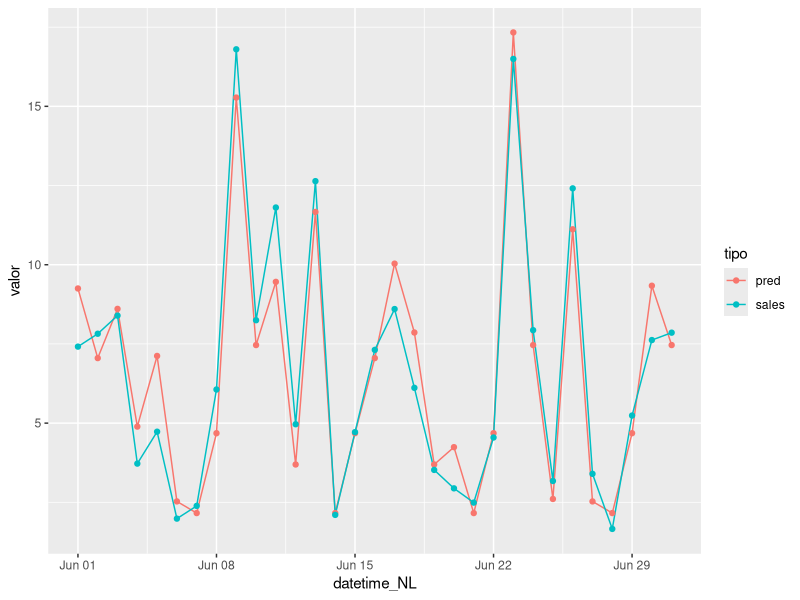
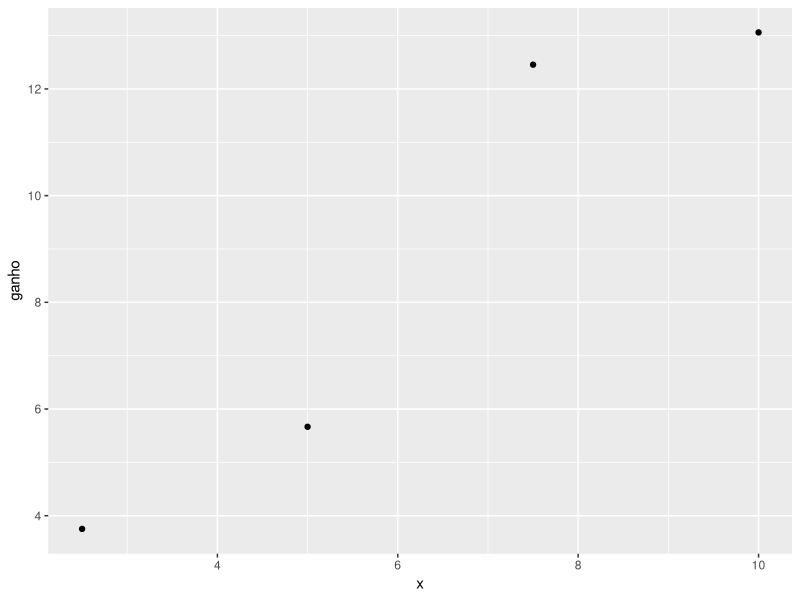
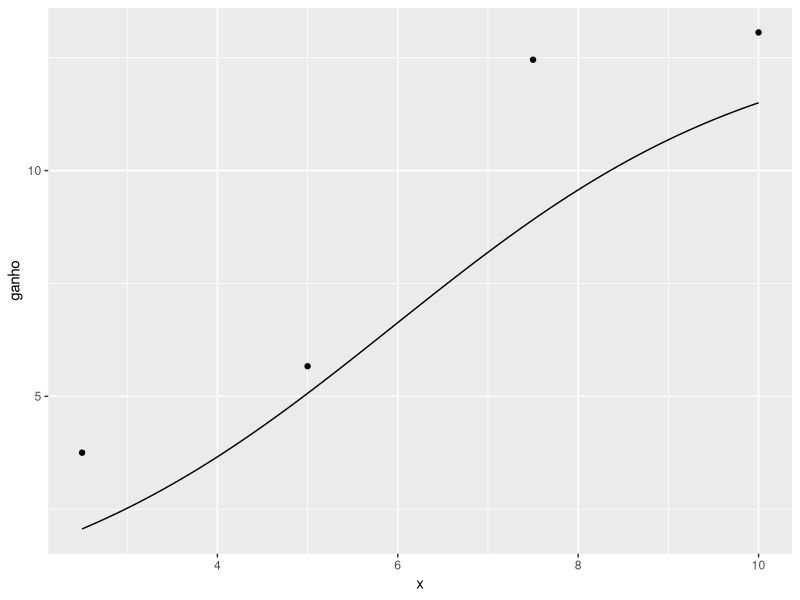

The R script that drew these images, in order:
## ---- chunk 1
# https://www.themarketingtechnologist.co/optimize-media-spends-using-s-response-curves/
library(tidyverse)
df <- read_csv("dados/dataset.csv")
## ---- chunk 2
modelo <- lm(sales ~ radio_grp + day_of_the_week, data = df)
df$pred <- predict(modelo, df)

df %>% 
  select(datetime_NL, pred, sales) %>% 
  gather(tipo, valor, -datetime_NL) %>% 
  ggplot(aes(x = datetime_NL, y = valor, color = tipo)) +
  geom_line() +
  geom_point()
## ---- chunk 3
coef(modelo)
## ---- chunk 4
df <- df %>% 
  mutate(radio_cat = cut(radio_grp, breaks = c(-Inf, 2.5, 5, 7.5, 10, Inf)))

modelo <- lm(sales ~ 0 + radio_cat + day_of_the_week, data = df)

data_frame(
  x = c(2.5, 5, 7.5, 10),
  ganho = coef(modelo)[1:4]
) %>% 
  ggplot(aes(x = x, y = ganho)) +
  geom_point()
## ---- chunk 5
logistic_function <- function(L, k, x_0) {
  function(x) {
    L/(1 + exp(-k*(x - x_0)))
  }
}

x <- coef(modelo)[1:4]

res <- optim(
  c(0.5, 0.5, 0.5),
  function(par) {
    sum((logistic_function(par[1], par[2], par[3])(x) - x)^2)
  }
)

data_frame(
  x = c(2.5, 5, 7.5, 10),
  ganho = coef(modelo)[1:4]
) %>% 
  ggplot(aes(x = x, y = ganho)) +
  geom_point() +
  stat_function(fun = logistic_function(res$par[1], res$par[2], res$par[3]))
